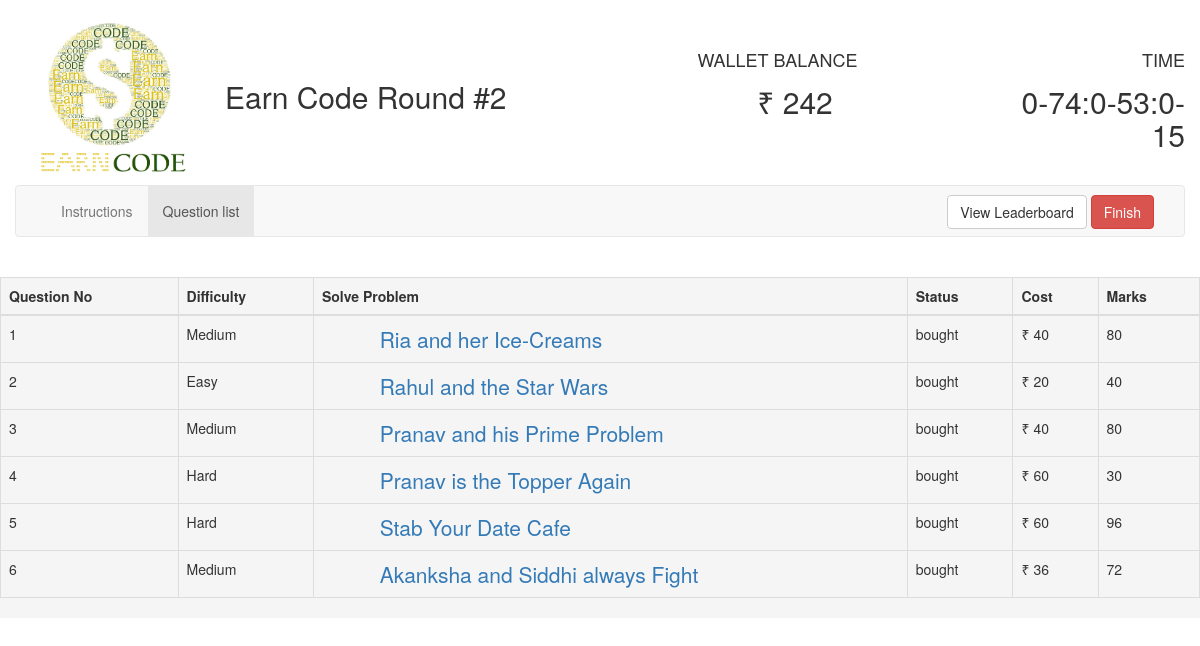
/comp/question/59/, run on the app's committed database.
### round2/models.py (models this page shows, shortened)
class Question(models.Model):
    question = models.TextField(max_length=4000)
    question_title = models.CharField(max_length=2000)
    input = models.CharField(default=0, max_length=15000)
    correct_op = models.CharField(default=0, max_length=10000)
    explanation = models.TextField(max_length=7000)
    test_input = models.TextField(max_length=100000)
    test_output = models.TextField(max_length=10000)
    cost = models.IntegerField()
    user = models.ManyToManyField(User, null=True, through="Score")
    type = models.CharField(default="Easy", max_length=10)

### round2/views.py (the view, shortened to what this page needs)
# urls.py: url(r'^question/(?P<user_id>[0-9]+)/$', views.question, name="question"),
def question(request, user_id):
    all_questions = Question.objects.all()
    current_user = User.objects.get(pk=user_id)
    jsonDec = json.decoder.JSONDecoder()
    current_user.total_score = 0
    temp = 0
    question_list = []
    for questions in all_questions:
        if current_user in questions.user.all():
            question_list.append({"question": questions,
                                  "status": "bought",
                                  "cost": questions.cost,
                                  "difficulty": questions.type,
                                  "question_score": Score.objects.get(user_f=current_user, question_f=questions).score})
    current_user.total_score = temp
    current_user.save()
    print(current_user.total_score)
    return render(request, 'round2/select_questions_new.html',
                  {'buyed_questions': '', 'all_questions': all_questions, 'user_id': user_id,
                   'remaining_time': current_user.end_time - time.time(), 'question_list': question_list,
                   'money': current_user.money})

### round2/templates/round2/select_questions_new.html (shortened to what this page needs)
<!DOCTYPE html>
<html lang="en">
{% load staticfiles %}
<head>
    <link href="{% static '/css/font.css' %}" rel="stylesheet">
    <link rel="stylesheet"
          href="{% static '/css/jquery-ui.min.css' %}">
    <link rel="stylesheet" href="{% static '/css/bootstrap.min.css' %}">
</head>
<body>
<br>
<div class="container-fluid">
    <div class="container">
        <div class="row">
            <div class="col-md-2">
                <img alt="EarnCode"
                     src="{% static '/round2/images/ea.png' %}" width="100%">
            </div>
            <div class="col-md-4">
                <h2 style="margin-top: 60px;">Earn Code Round #2</h2>
            </div>
            <div class="col-md-2 col-md-offset-1">
                <div class="row"><h4 style="margin-top: 30px; margin-bottom: -5px;">WALLET BALANCE</h4></div>
                <div class="row text-center"><h2><span id="">&#8377; {{ money }}</span></h2></div>
            </div>
            <div class="col-md-2 col-md-offset-1 text-right">
                <div class="row"><h4 style="margin-top: 30px; margin-bottom: -5px;">TIME</h4></div>
                <div class="row"><h2><span id="time1">time</span></h2></div>
            </div>
        </div>
    </div>
    <nav class="navbar navbar-default">
        <div class="container-fluid">
            <div class="collapse navbar-collapse" id="bs-example-navbar-collapse-1">
                <ul class="nav navbar-nav">
                    <li id="instruction_tab"><a onclick="showInstructions();">Instructions</a></li>
                    <li class="active" id="question_tab"><a onclick="showQuestions()">Question list</a></li>
                </ul>
                <form action="{% url 'round2:leaderboard' user_id %}" method="post" class="navbar-form navbar-right"
                      style="margin-bottom: -8px;margin-top: 1px;">
                    <button type="submit" class="btn btn-default navbar-btn" id="leader" name="leader">View
                        Leaderboard
                    </button>
                    <button type="button" class="btn btn-default navbar-btn btn-danger" onclick="prompt_user()">
                        Finish
                    </button>
                </form>
            </div>
        </div>
    </nav>
    <br>
    <div class="row leader" id="question_list">
        <div class="table-responsive">
            <table class="table table-bordered white">
                <thead class="thead-inverse">
                <tr>
                    <th>Question No</th>
                    <th>Difficulty</th>
                    <th>Solve Problem</th>
                    <th>Status</th>
                    <th>Cost</th>
                    <th>Marks</th>
                </tr>
                </thead>
                <tbody id="table_body">
                {% for question in question_list %}
                    <tr id="{{ forloop.counter }}">
                        <td>{{ forloop.counter }}</td>
                        <td>{{ question.difficulty }}</td>
                        <td><a href="{% url 'round2:question_details' user_id question.question.pk %}"
                               style=" font-size: 150%; text-align:left; margin-left:10%;">{{ question.question.question_title }}</a>
                        </td>
                        <td>{{ question.status }}</td>
                        <td>&#8377; {{ question.cost }}</td>
                        <td>{{ question.question_score }}</td>
                    </tr>
                {% endfor %}
                </tbody>
            </table>
        </div>
    </div>
</div>
</body>
</html>

### round2/templates/round2/select_questions_new.html (style rules this page uses)
.leader { background: whitesmoke; }

### data on the page
Question: difficulty "Medium", question.question_title "Ria and her Ice-Creams", status "bought", cost "40", question_score "80"
Question: difficulty "Easy", question.question_title "Rahul and the Star Wars", status "bought", cost "20", question_score "40"
Question: difficulty "Medium", question.question_title "Pranav and his Prime Problem", status "bought", cost "40", question_score "80"
Question: difficulty "Hard", question.question_title "Pranav is the Topper Again", status "bought", cost "60", question_score "30"
Question: difficulty "Hard", question.question_title "Stab Your Date Cafe", status "bought", cost "60", question_score "96"
Question: difficulty "Medium", question.question_title "Akanksha and Siddhi always Fight", status "bought", cost "36", question_score "72"

### other printed values
{{ money }} "242"
